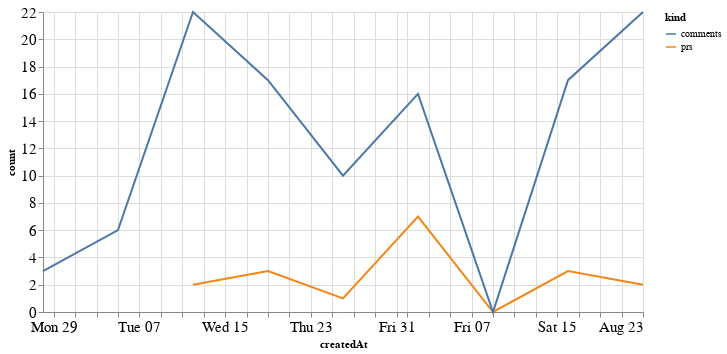

Notebook cell for this chart:
### Code cell
alt.Chart(total_time, width=600).mark_line().encode(
    x='createdAt',
    y='count',
    color='kind'
)

### Figure 1 — Vega-Lite specification as saved in the notebook (floating-point values rounded to 4 significant figures)
{"config": {"axisLeft": {"labelFontSize": 15}, "axisBottom": {"labelFontSize": 15}}, "data": {"name": "data-de17504d0c6d5d04624bcfe7fb0f3c1b"}, "mark": "line", "encoding": {"color": {"type": "nominal", "field": "kind"}, "x": {"type": "temporal", "field": "createdAt"}, "y": {"type": "quantitative", "field": "count"}}, "width": 600, "$schema": "https://vega.github.io/schema/vega-lite/v4.8.1.json", "datasets": {"data-de17504d0c6d5d04624bcfe7fb0f3c1b": [{"createdAt": "2020-07-12T00:00:00", "kind": "prs", "count": 2.0}, {"createdAt": "2020-07-19T00:00:00", "kind": "prs", "count": 3.0}, {"createdAt": "2020-07-26T00:00:00", "kind": "prs", "count": 1.0}, {"createdAt": "2020-08-02T00:00:00", "kind": "prs", "count": 7.0}, {"createdAt": "2020-08-09T00:00:00", "kind": "prs", "count": 0.0}, {"createdAt": "2020-08-16T00:00:00", "kind": "prs", "count": 3.0}, {"createdAt": "2020-08-23T00:00:00", "kind": "prs", "count": 2.0}, {"createdAt": "2020-06-28T00:00:00", "kind": "prs", "count": null}, {"createdAt": "2020-07-05T00:00:00", "kind": "prs", "count": null}, {"createdAt": "2020-07-12T00:00:00", "kind": "comments", "count": 22.0}, {"createdAt": "2020-07-19T00:00:00", "kind": "comments", "count": 17.0}, {"createdAt": "2020-07-26T00:00:00", "kind": "comments", "count": 10.0}, {"createdAt": "2020-08-02T00:00:00", "kind": "comments", "count": 16.0}, {"createdAt": "2020-08-09T00:00:00", "kind": "comments", "count": 0.0}, {"createdAt": "2020-08-16T00:00:00", "kind": "comments", "count": 17.0}, {"createdAt": "2020-08-23T00:00:00", "kind": "comments", "count": 22.0}, {"createdAt": "2020-06-28T00:00:00", "kind": "comments", "count": 3.0}, {"createdAt": "2020-07-05T00:00:00", "kind": "comments", "count": 6.0}]}}
